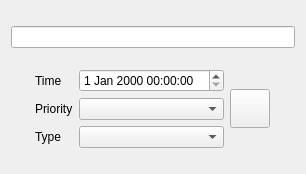
<?xml version="1.0" encoding="UTF-8"?>
<ui version="4.0">
 <class>EditTaskWindow</class>
 <widget class="QDialog" name="EditTaskWindow">
  <property name="geometry">
   <rect>
    <x>0</x>
    <y>0</y>
    <width>306</width>
    <height>174</height>
   </rect>
  </property>
  <layout class="QVBoxLayout" name="verticalLayout_2">
   <item>
    <widget class="QLineEdit" name="taskName"/>
   </item>
   <item>
    <layout class="QHBoxLayout" name="horizontalLayout_2">
     <item>
      <spacer name="horizontalSpacer">
       <property name="orientation">
        <enum>Qt::Horizontal</enum>
       </property>
       <property name="sizeHint" stdset="0">
        <size>
         <width>40</width>
         <height>20</height>
        </size>
       </property>
      </spacer>
     </item>
     <item>
      <layout class="QFormLayout" name="formLayout">
       <item row="0" column="0">
        <widget class="QLabel" name="label">
         <property name="text">
          <string>Time</string>
         </property>
        </widget>
       </item>
       <item row="0" column="1">
        <widget class="QDateTimeEdit" name="dateTimeEdit"/>
       </item>
       <item row="1" column="0">
        <widget class="QLabel" name="label_2">
         <property name="text">
          <string>Priority</string>
         </property>
        </widget>
       </item>
       <item row="1" column="1">
        <widget class="QComboBox" name="priority"/>
       </item>
       <item row="2" column="0">
        <widget class="QLabel" name="label_3">
         <property name="text">
          <string>Type</string>
         </property>
        </widget>
       </item>
       <item row="2" column="1">
        <widget class="QComboBox" name="type"/>
       </item>
      </layout>
     </item>
     <item>
      <widget class="QToolButton" name="okButton">
       <property name="icon">
        <iconset resource="resources.qrc">
         <normaloff>:/images/paper_plane.png</normaloff>:/images/paper_plane.png</iconset>
       </property>
       <property name="iconSize">
        <size>
         <width>32</width>
         <height>32</height>
        </size>
       </property>
      </widget>
     </item>
     <item>
      <spacer name="horizontalSpacer_2">
       <property name="orientation">
        <enum>Qt::Horizontal</enum>
       </property>
       <property name="sizeHint" stdset="0">
        <size>
         <width>40</width>
         <height>20</height>
        </size>
       </property>
      </spacer>
     </item>
    </layout>
   </item>
  </layout>
 </widget>
 <resources>
  <include location="resources.qrc"/>
 </resources>
 <connections/>
</ui>
